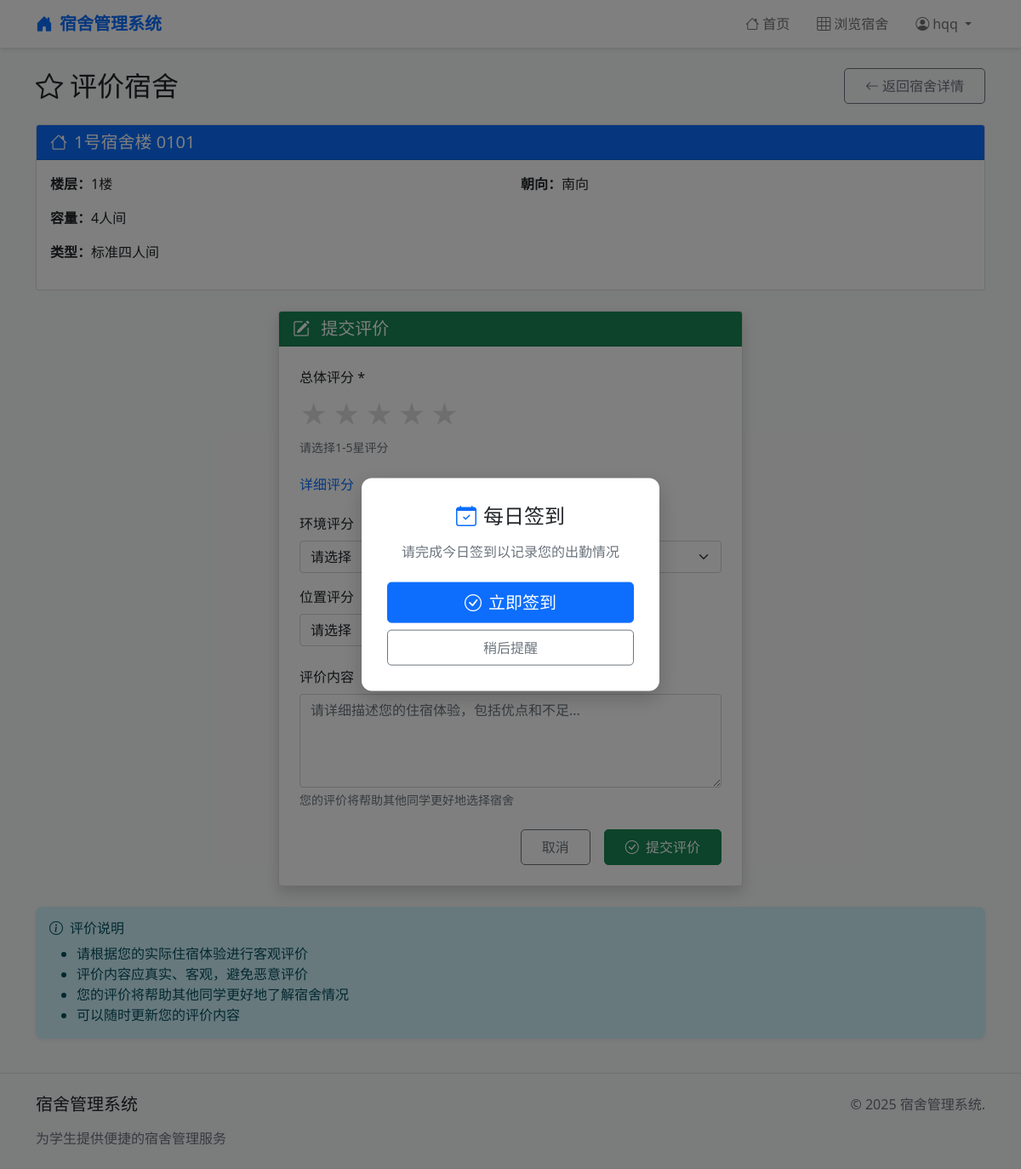
/dorm/1/review (signed in), run on the app's committed database.
### models/user.py (models this page shows)
class User(UserMixin, db.Model):
    __tablename__ = 'users'
    id = db.Column(db.Integer, primary_key=True)
    username = db.Column(db.String(50), unique=True, nullable=False)
    password_hash = db.Column(db.String(200), nullable=False)
    role = db.Column(db.String(20), default=UserRole.STUDENT.value)
    student = db.relationship('Student', backref='user', uselist=False)

### models/dormitory.py (models this page shows, shortened)
class Building(db.Model):
    __tablename__ = 'buildings'
    id = db.Column(db.Integer, primary_key=True)
    name = db.Column(db.String(50), nullable=False)
    gender = db.Column(db.String(10), nullable=False)
    total_floors = db.Column(db.Integer, nullable=False)
    location = db.Column(db.String(100))  # 位置描述
    facilities = db.Column(db.Text)  # 设施说明
    description = db.Column(db.Text)
    image_url = db.Column(db.String(200))

class Dormitory(db.Model):
    __tablename__ = 'dormitories'
    id = db.Column(db.Integer, primary_key=True)
    building_id = db.Column(db.Integer, db.ForeignKey('buildings.id'))
    room_number = db.Column(db.String(20), nullable=False)
    floor = db.Column(db.Integer, nullable=False)
    capacity = db.Column(db.Integer, nullable=False)
    room_type = db.Column(db.String(20))  # 标准间/豪华间
    has_ac = db.Column(db.Boolean, default=True)
    has_bathroom = db.Column(db.Boolean, default=True)
    has_balcony = db.Column(db.Boolean, default=False)
    has_water_heater = db.Column(db.Boolean, default=True)
    monthly_rent = db.Column(db.Float)  # 月租金
    area = db.Column(db.Float)  # 面积
    orientation = db.Column(db.String(20))  # 朝向
    building = db.relationship('Building', backref='dormitories')

### start.py (the view, shortened to what this page needs)
@app.route('/dorm/<int:dorm_id>/review', methods=['GET', 'POST'])
@login_required
def review_dorm(dorm_id):
    dorm = Dormitory.query.get_or_404(dorm_id)
    existing_review = DormReview.query.filter_by(
        dorm_id=dorm_id,
        student_id=current_user.student.id
    ).first()
    return render_template('dorms/review.html', dorm=dorm, existing_review=existing_review)

### start.py (called while the page is built)
@login_manager.user_loader
def load_user(user_id):
    return User.query.get(int(user_id))

@app.context_processor
def inject_enums():
    return dict(
        UserRole=UserRole,
        BedStatus=BedStatus,
        ApplicationStatus=ApplicationStatus
    )

### templates/dorms/review.html (shortened to what this page needs)
{% extends "base.html" %}
{% block content %}
<div class="container py-4">
    <div class="row mb-4">
        <div class="col-12">
            <div class="d-flex justify-content-between align-items-center">
                <h2 class="mb-0">
                    <i class="bi bi-star me-2"></i>评价宿舍
                </h2>
                <a href="{{ url_for('dorm_detail', dorm_id=dorm.id) }}" class="btn btn-outline-secondary">
                    <i class="bi bi-arrow-left me-1"></i>返回宿舍详情
                </a>
            </div>
        </div>
    </div>
    <div class="row mb-4">
        <div class="col-12">
            <div class="card">
                <div class="card-header bg-primary text-white">
                    <h5 class="mb-0">
                        <i class="bi bi-house me-2"></i>{{ dorm.building.name }} {{ dorm.room_number }}
                    </h5>
                </div>
                <div class="card-body">
                    <div class="row">
                        <div class="col-md-6">
                            <p><strong>楼层：</strong>{{ dorm.floor }}楼</p>
                            <p><strong>容量：</strong>{{ dorm.capacity }}人间</p>
                            <p><strong>类型：</strong>{{ dorm.room_type or '标准间' }}</p>
                        </div>
                        <div class="col-md-6">
                            {% if dorm.orientation %}
                            <p><strong>朝向：</strong>{{ dorm.orientation }}</p>
                            {% endif %}
                        </div>
                    </div>
                </div>
            </div>
        </div>
    </div>
    <div class="row justify-content-center">
        <div class="col-md-8 col-lg-6">
            <div class="card shadow">
                <div class="card-header bg-success text-white">
                    <h5 class="mb-0">
                        <i class="bi bi-pencil-square me-2"></i>
                        {% if existing_review %}更新评价{% else %}提交评价{% endif %}
                    </h5>
                </div>
                <div class="card-body p-4">
                    <form method="POST">
                        <div class="mb-4">
                            <label class="form-label">总体评分 *</label>
                            <div class="rating-input">
                                {% for i in range(1, 6) %}
                                <label for="rating{{ i }}" class="star">★</label>
                                {% endfor %}
                            </div>
                            <div class="form-text">请选择1-5星评分</div>
                        </div>
                        <div class="mb-4">
                            <h6 class="text-primary mb-3">详细评分</h6>
                        </div>
                        <div class="row mb-3">
                            <div class="col-md-6">
                                <label class="form-label">环境评分</label>
                            </div>
                            <div class="col-md-6">
                                <label class="form-label">设施评分</label>
                            </div>
                        </div>
                        <div class="row mb-4">
                            <div class="col-md-6">
                                <label class="form-label">位置评分</label>
                            </div>
                        </div>
                        <div class="mb-4">
                            <label for="comment" class="form-label">评价内容</label>
                            <textarea class="form-control" id="comment" name="comment" rows="4"
                                      placeholder="请详细描述您的住宿体验，包括优点和不足...">{{ existing_review.comment if existing_review else '' }}</textarea>
                            <div class="form-text">您的评价将帮助其他同学更好地选择宿舍</div>
                        </div>
                        <div class="d-grid gap-2 d-md-flex justify-content-md-end">
                            <a href="{{ url_for('dorm_detail', dorm_id=dorm.id) }}" class="btn btn-outline-secondary me-md-2">取消</a>
                            <button type="submit" class="btn btn-success">
                                <i class="bi bi-check-circle me-1"></i>
                                {% if existing_review %}更新评价{% else %}提交评价{% endif %}
                            </button>
                        </div>
                    </form>
                </div>
            </div>
        </div>
    </div>
    <div class="row mt-4">
        <div class="col-12">
            <div class="alert alert-info">
                <h6 class="alert-heading">
                    <i class="bi bi-info-circle me-2"></i>评价说明
                </h6>
                <ul class="mb-0">
                    <li>请根据您的实际住宿体验进行客观评价</li>
                    <li>评价内容应真实、客观，避免恶意评价</li>
                    <li>您的评价将帮助其他同学更好地了解宿舍情况</li>
                    <li>可以随时更新您的评价内容</li>
                </ul>
            </div>
        </div>
    </div>
</div>
{% endblock %}

### templates/base.html (shortened to what this page needs)
<!DOCTYPE html>
<html lang="zh-CN">
<head>
    <link href="https://cdn.jsdelivr.net/npm/bootstrap@5.1.3/dist/css/bootstrap.min.css" rel="stylesheet">
    <link href="https://cdn.jsdelivr.net/npm/bootstrap-icons@1.7.2/font/bootstrap-icons.css" rel="stylesheet">
</head>
<body>
    <nav class="navbar navbar-expand-lg navbar-light bg-white">
        <div class="container">
            <a class="navbar-brand" href="{{ url_for('main.index') }}">
                <i class="bi bi-house-door-fill me-2"></i>宿舍管理系统
            </a>
            <div class="collapse navbar-collapse" id="navbarNav">
                <ul class="navbar-nav ms-auto">
                    <li class="nav-item">
                        <a class="nav-link" href="{{ url_for('main.index') }}">
                            <i class="bi bi-house me-1"></i>首页
                        </a>
                    </li>
                    <li class="nav-item">
                        <a class="nav-link" href="{{ url_for('dorm.browse') }}">
                            <i class="bi bi-grid-3x3 me-1"></i>浏览宿舍
                        </a>
                    </li>
                    {% if current_user.is_authenticated %}
                    <li class="nav-item dropdown">
                        <a class="nav-link dropdown-toggle" href="#" id="navbarDropdown" role="button" data-bs-toggle="dropdown">
                            <i class="bi bi-person-circle me-1"></i>{{ current_user.username }}
                        </a>
                    </li>
                    {% endif %}
                </ul>
            </div>
        </div>
    </nav>
    <div class="main-content">
        {% block content %}{% endblock %}
    </div>
    <div class="check-in-modal" id="checkInModal">
        <h4 class="mb-3">
            <i class="bi bi-calendar-check text-primary me-2"></i>每日签到
        </h4>
        <p class="text-muted mb-4">请完成今日签到以记录您的出勤情况</p>
        <div class="d-grid gap-2">
            <button class="btn btn-primary btn-lg" id="checkInButton">
                <i class="bi bi-check-circle me-2"></i>立即签到
            </button>
            <button class="btn btn-outline-secondary" id="checkInCloseButton">稍后提醒</button>
        </div>
    </div>
    <footer class="footer">
        <div class="container">
            <div class="row">
                <div class="col-md-6">
                    <h5 class="mb-3">宿舍管理系统</h5>
                    <p class="text-muted mb-0">为学生提供便捷的宿舍管理服务</p>
                </div>
                <div class="col-md-6 text-md-end">
                    <p class="text-muted mb-0">© 2025 宿舍管理系统.</p>
                </div>
            </div>
        </div>
    </footer>
</body>
</html>

### templates/base.html (style rules this page uses)
body { min-height: 100vh; display: flex; flex-direction: column; background-color: #f8f9fa; }
.navbar { box-shadow: 0 2px 4px rgba(0,0,0,.1); }
.navbar-brand { font-weight: 600; color: #0d6efd !important; }
.nav-link { font-weight: 500; padding: 0.5rem 1rem !important; transition: all 0.3s ease; }
.main-content { flex: 1; }
.footer { background-color: #f8f9fa; padding: 1.5rem 0; margin-top: auto; border-top: 1px solid #dee2e6; }
.card { transition: transform 0.2s ease, box-shadow 0.2s ease; }
.btn { border-radius: 5px; padding: 0.5rem 1.5rem; font-weight: 500; transition: all 0.3s ease; }
.btn-primary { background-color: #0d6efd; border-color: #0d6efd; }
.alert { border-radius: 8px; border: none; box-shadow: 0 2px 4px rgba(0,0,0,.05); }
.check-in-modal { display: none; position: fixed; top: 50%; left: 50%; transform: translate(-50%, -50%); z-index: 1050; background: white; border-radius: 12px; box-shadow: 0 8px 24px rgba(0, 0, 0, 0.2); padding: 30px; text-align: center; min-width: 350px; max-width: 500px; }
.check-in-modal.show { display: block; }

### templates/dorms/review.html (style rules this page uses)
.rating-input { display: flex; flex-direction: row-reverse; justify-content: flex-end; gap: 5px; }
.rating-input label { font-size: 2rem; color: #ddd; cursor: pointer; transition: color 0.2s; }

### data on the page
User: username "hqq"
Building: building.name "1号宿舍楼"
Dormitory: room_number "0101", floor "1", capacity "4", room_type "标准四人间", orientation "南向"
